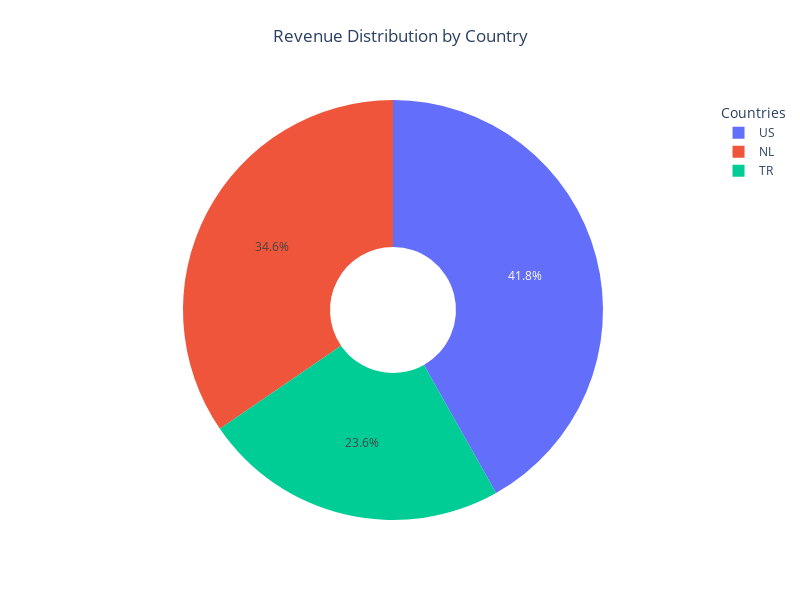

Notebook cell for this chart:
### Code cell
import plotly.express as px
import plotly.graph_objects as go
from plotly.subplots import make_subplots

# Reveune distribution by country (pie chart)
fig = go.Figure(data=[go.Pie(
    labels=df_revenue["country"],
    values=df_revenue["total_revenue"],
    hole=.3,
    hovertemplate="<b>%{label}</b><br>" +
                  "Reveune: $%{value:,.2f}<br>" +
                  "Rate: %{percent}<extra></extra>"
)])

fig.update_layout(
    title={
        'text': "Revenue Distribution by Country",
        'y':0.95,
        'x':0.5,
        'xanchor': 'center',
        'yanchor': 'top'
    },
    showlegend=True,
    legend_title="Countries",
    width=800,
    height=600,
    template='plotly_white'
)

fig.show()

### Figure 1 — Plotly figure (JSON) as saved in the notebook; plotly's stock layout.template omitted (floating-point values rounded to 4 significant figures)
{"data": [{"hole": 0.3, "hovertemplate": "<b>%{label}</b><br>Reveune: $%{value:,.2f}<br>Rate: %{percent}<extra></extra>", "labels": ["NL", "TR", "US"], "type": "pie", "values": [3335.0, 2275.0, 4036.0]}], "layout": {"height": 600, "legend": {"title": {"text": "Countries"}}, "showlegend": true, "title": {"text": "Revenue Distribution by Country", "x": 0.5, "xanchor": "center", "y": 0.95, "yanchor": "top"}, "width": 800}}
